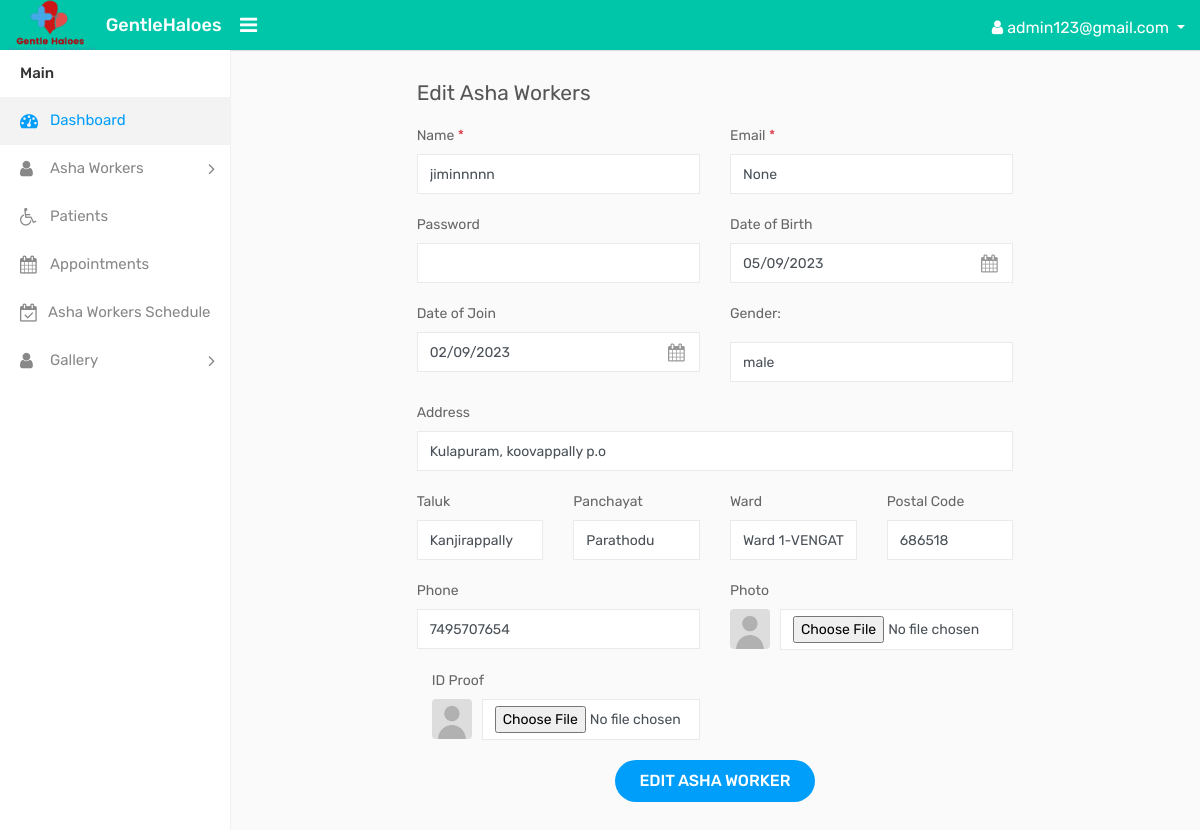
Page /edit_asha/1/ (signed in) on the earlier database version.
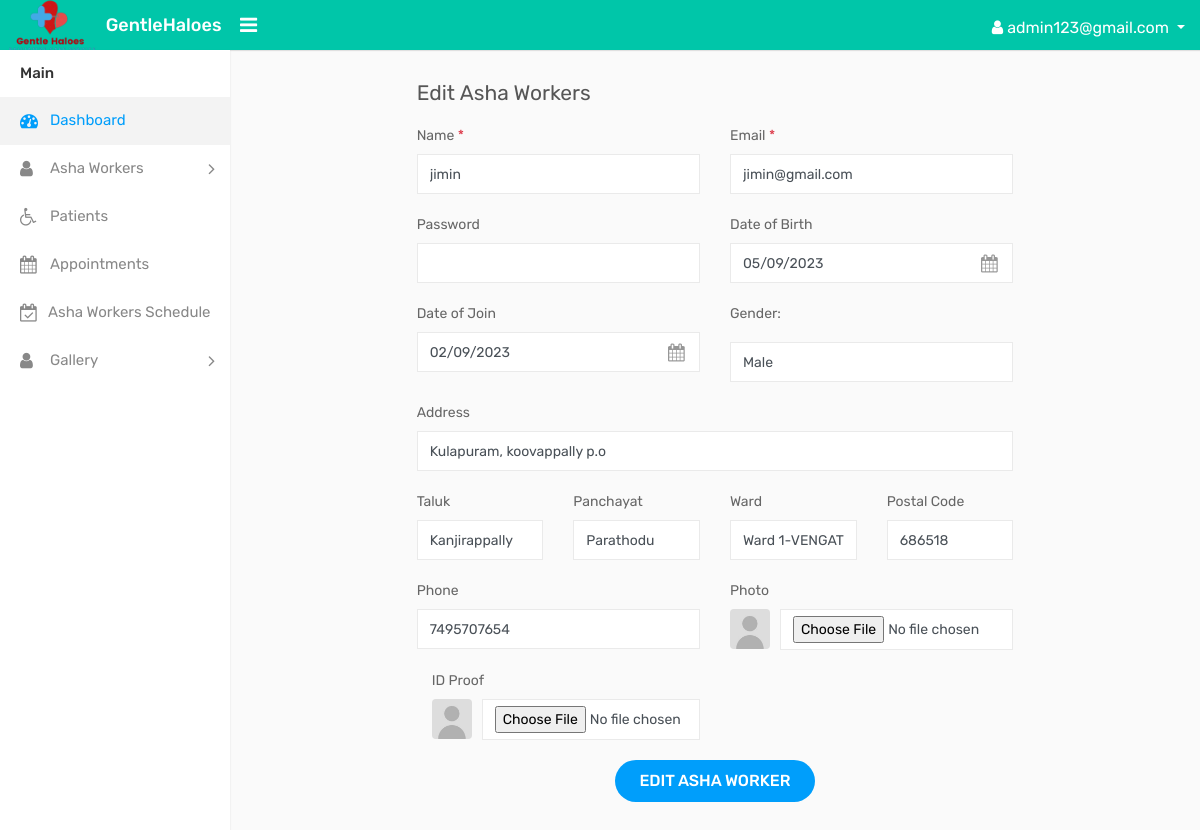
Same page on the later database version.
### GHapp/models.py (models this page shows, shortened)
class Ashaworker(models.Model):
    user = models.ForeignKey(CustomUser, on_delete=models.CASCADE, blank=True, null=True)
    Name = models.CharField(max_length=100)
    email = models.EmailField(blank=True, null=True)
    admin_set_password = models.CharField(max_length=128, blank=True, null=True)
    date_of_birth = models.CharField(max_length=100)
    date_of_join = models.CharField(max_length=100)
    gender = models.CharField(max_length=10, choices=[('Male', 'Male'), ('Female', 'Female'), ('Other', 'Other')])
    address = models.TextField()
    taluk = models.CharField(max_length=100)
    Panchayat = models.CharField(max_length=100)
    ward = models.CharField(max_length=100)
    postal = models.IntegerField()
    phone = models.IntegerField()
    profile_photo = models.ImageField(upload_to='profile_photos/', blank=True, null=True)
    is_active = models.BooleanField(default=True)
    class Meta:
            unique_together = (("id", "ward"),)

### GHapp/views.py (the view, shortened to what this page needs)
# urls.py: path('edit_asha/<int:asha_id>/', views.edit_asha, name='edit_asha'),
@login_required(login_url='login_page')
def edit_asha(request, asha_id):
    ashaworker = get_object_or_404(Ashaworker, id=asha_id)
    return render(request, 'admin_temp/edit_asha.html', {'ashaworker': ashaworker})

### templates/admin_temp/edit_asha.html (shortened to what the changed rows need)
{% load static %}
<!DOCTYPE html>
<html lang="en">
<head>
    <link rel="stylesheet" type="text/css" href="{% static 'assets/css/bootstrap.min.css' %}">
    <link rel="stylesheet" type="text/css" href="{% static 'assets/css/font-awesome.min.css' %}">
    <link rel="stylesheet" type="text/css" href="{% static 'assets/css/style.css' %}">
</head>
<body>
    <div class="main-wrapper">
        <div class="page-wrapper">
            <div class="content">
                <div class="row">
                    <div class="col-lg-8 offset-lg-2">
                        <form method="POST" action="" autocomplete="off">
                            <div class="row">
                                <div class="col-sm-6">
                                    <div class="form-group">
                                        <label>Name <span class="text-danger">*</span></label>
                                        <input class="form-control" id="name" value="{{ ashaworker.Name }}" name="name" type="text">
                                    </div>
                                </div>
                                <div class="col-sm-6">
                                    <div class="form-group">
                                        <label>Email <span class="text-danger">*</span></label>
                                        <input class="form-control" id="email" value="{{ ashaworker.email }}" name="email" type="email">
                                    </div>
                                </div>
								<div class="col-sm-6">
                                    <div class="form-group">
                                        <div class="cal-icon">
                                            <input type="text" id="dob" name="dob" value="{{ ashaworker.date_of_birth }}" class="form-control datetimepicker">
                                        </div>
                                    </div>
                                </div>
                                <div class="col-sm-6">
                                    <div class="form-group">
                                        <div class="cal-icon">
                                            <input type="text" id="doj" name="doj" value="{{ ashaworker.date_of_join }}" class="form-control datetimepicker">
                                        </div>
                                    </div>
                                </div>
                                <div class="col-sm-6">
									<div class="form-group gender-select">
										<label class="gen-label">Gender:</label>
										<input type="text" name="gender" id="gender" value="{{ ashaworker.gender }}" class="form-control ">
									</div>
                                </div>
								<div class="col-sm-12">
									<div class="row">
										<div class="col-sm-12">
											<div class="form-group">
												<label>Address</label>
												<input type="text" name="address" id="address" value="{{ ashaworker.address }}" class="form-control ">
											</div>
										</div>
										<div class="col-sm-6 col-md-6 col-lg-3">
											<div class="form-group">
												<label>Taluk</label>
                                                <input class="form-control"  id="taluk" value="{{ ashaworker.taluk }}" name="taluk" type="text">
											</div>
										</div>
										<div class="col-sm-6 col-md-6 col-lg-3">
											<div class="form-group">
												<label>Panchayat</label>
                                                <input class="form-control"  id="panchayat" name="panchayat" value="{{ ashaworker.Panchayat }}" type="text">
											</div>
										</div>
										<div class="col-sm-6 col-md-6 col-lg-3">
											<div class="form-group">
												<label>Ward</label>
                                                <input type="text" class="form-control" name="ward" value="{{ ashaworker.ward }}" id="ward">
											</div>
										</div>
										<div class="col-sm-6 col-md-6 col-lg-3">
											<div class="form-group">
												<label>Postal Code</label>
												<input type="text" class="form-control" value="{{ ashaworker.postal }}"  name="pin" id="pin">
											</div>
										</div>
									</div>
								</div>
                                <div class="col-sm-6">
                                    <div class="form-group">
                                        <label>Phone </label>
                                        <input class="form-control" type="text" value="{{ ashaworker.phone }}" name="phone" id="phone">
                                    </div>
                                </div>
                            </div>
                        </form>
                    </div>
                </div>
            </div>
        </div>
    </div>
</body>
</html>

Differences in the rows shown:
changed Ashaworker "Kulapuram, koovappally p.o": name "jiminnnnn" → "jimin"; email "None" → "jimin@gmail.com"; gender "male" → "Male"
